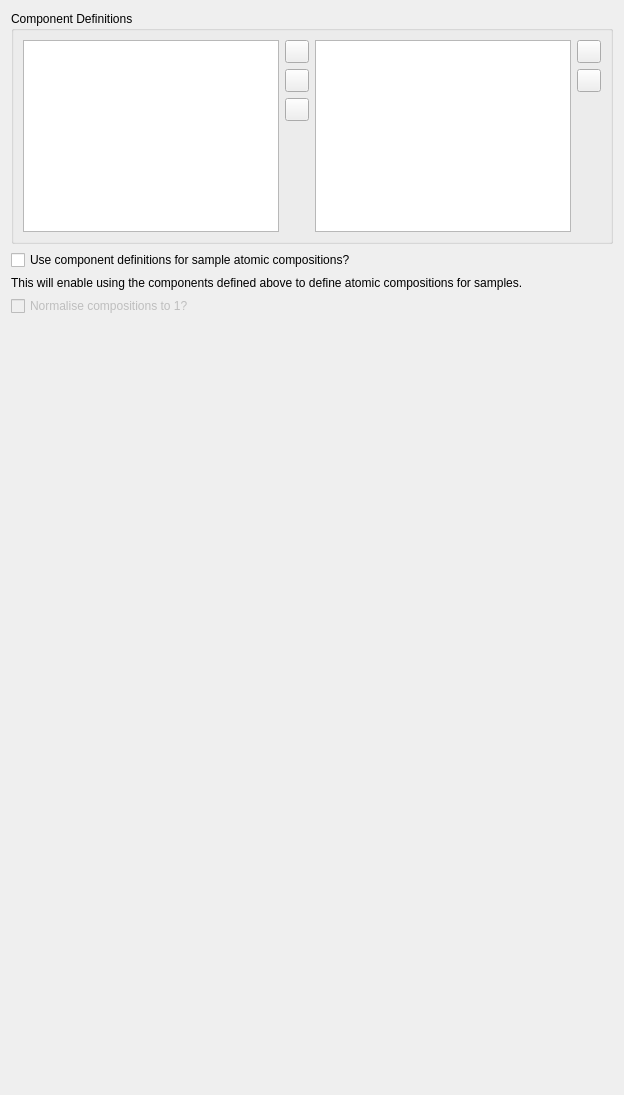
            <widget class="QWidget" name="componentPage">
             <layout class="QVBoxLayout" name="verticalLayout_51">
              <item>
               <widget class="QGroupBox" name="groupBox_9">
                <property name="title">
                 <string>Component Definitions</string>
                </property>
                <layout class="QHBoxLayout" name="horizontalLayout_9">
                 <item>
                  <layout class="QHBoxLayout" name="horizontalLayout_7">
                   <item>
                    <widget class="ComponentsList" name="componentList">
                     <property name="selectionBehavior">
                      <enum>QAbstractItemView::SelectRows</enum>
                     </property>
                    </widget>
                   </item>
                   <item>
                    <layout class="QVBoxLayout" name="verticalLayout_49">
                     <item>
                      <widget class="QToolButton" name="addComponentButton">
                       <property name="sizePolicy">
                        <sizepolicy hsizetype="Minimum" vsizetype="Fixed">
                         <horstretch>0</horstretch>
                         <verstretch>0</verstretch>
                        </sizepolicy>
                       </property>
                       <property name="text">
                        <string/>
                       </property>
                       <property name="icon">
                        <iconset resource="../resources/resources.qrc">
                         <normaloff>:/icons/plus.png</normaloff>:/icons/plus.png</iconset>
                       </property>
                      </widget>
                     </item>
                     <item>
                      <widget class="QToolButton" name="removeComponentButton">
                       <property name="sizePolicy">
                        <sizepolicy hsizetype="Minimum" vsizetype="Fixed">
                         <horstretch>0</horstretch>
                         <verstretch>0</verstretch>
                        </sizepolicy>
                       </property>
                       <property name="text">
                        <string/>
                       </property>
                       <property name="icon">
                        <iconset resource="../resources/resources.qrc">
                         <normaloff>:/icons/minus.png</normaloff>:/icons/minus.png</iconset>
                       </property>
                      </widget>
                     </item>
                     <item>
                      <widget class="QToolButton" name="duplicateButton">
                       <property name="sizePolicy">
                        <sizepolicy hsizetype="Fixed" vsizetype="Fixed">
                         <horstretch>0</horstretch>
                         <verstretch>0</verstretch>
                        </sizepolicy>
                       </property>
                       <property name="text">
                        <string/>
                       </property>
                       <property name="icon">
                        <iconset resource="../resources/resources.qrc">
                         <normaloff>:/icons/duplicate.png</normaloff>:/icons/duplicate.png</iconset>
                       </property>
                      </widget>
                     </item>
                     <item>
                      <spacer name="verticalSpacer_21">
                       <property name="orientation">
                        <enum>Qt::Vertical</enum>
                       </property>
                       <property name="sizeHint" stdset="0">
                        <size>
                         <width>20</width>
                         <height>40</height>
                        </size>
                       </property>
                      </spacer>
                     </item>
                    </layout>
                   </item>
                  </layout>
                 </item>
                 <item>
                  <layout class="QHBoxLayout" name="horizontalLayout_8">
                   <item>
                    <widget class="CompositionTable" name="componentCompositionTable">
                     <property name="selectionMode">
                      <enum>QAbstractItemView::ExtendedSelection</enum>
                     </property>
                     <property name="selectionBehavior">
                      <enum>QAbstractItemView::SelectRows</enum>
                     </property>
                    </widget>
                   </item>
                   <item>
                    <layout class="QVBoxLayout" name="verticalLayout_50">
                     <item>
                      <widget class="QToolButton" name="addSubcomponentButton">
                       <property name="sizePolicy">
                        <sizepolicy hsizetype="Minimum" vsizetype="Fixed">
                         <horstretch>0</horstretch>
                         <verstretch>0</verstretch>
                        </sizepolicy>
                       </property>
                       <property name="text">
                        <string/>
                       </property>
                       <property name="icon">
                        <iconset resource="../resources/resources.qrc">
                         <normaloff>:/icons/plus.png</normaloff>:/icons/plus.png</iconset>
                       </property>
                      </widget>
                     </item>
                     <item>
                      <widget class="QToolButton" name="removeSubcomponentButton">
                       <property name="text">
                        <string/>
                       </property>
                       <property name="icon">
                        <iconset resource="../resources/resources.qrc">
                         <normaloff>:/icons/minus.png</normaloff>:/icons/minus.png</iconset>
                       </property>
                      </widget>
                     </item>
                     <item>
                      <spacer name="verticalSpacer_22">
                       <property name="orientation">
                        <enum>Qt::Vertical</enum>
                       </property>
                       <property name="sizeHint" stdset="0">
                        <size>
                         <width>20</width>
                         <height>40</height>
                        </size>
                       </property>
                      </spacer>
                     </item>
                    </layout>
                   </item>
                  </layout>
                 </item>
                </layout>
               </widget>
              </item>
              <item>
               <widget class="QCheckBox" name="useComponentsCheckBox">
                <property name="text">
                 <string>Use component definitions for sample atomic compositions?</string>
                </property>
               </widget>
              </item>
              <item>
               <widget class="QLabel" name="label_6">
                <property name="text">
                 <string>This will enable using the components defined above to define atomic compositions for samples.</string>
                </property>
               </widget>
              </item>
              <item>
               <widget class="QCheckBox" name="normaliseCompositionsCheckBox">
                <property name="enabled">
                 <bool>false</bool>
                </property>
                <property name="text">
                 <string>Normalise compositions to 1?</string>
                </property>
                <property name="checkable">
                 <bool>true</bool>
                </property>
               </widget>
              </item>
              <item>
               <spacer name="verticalSpacer_16">
                <property name="orientation">
                 <enum>Qt::Vertical</enum>
                </property>
                <property name="sizeHint" stdset="0">
                 <size>
                  <width>20</width>
                  <height>768</height>
                 </size>
                </property>
               </spacer>
              </item>
             </layout>
            </widget>
